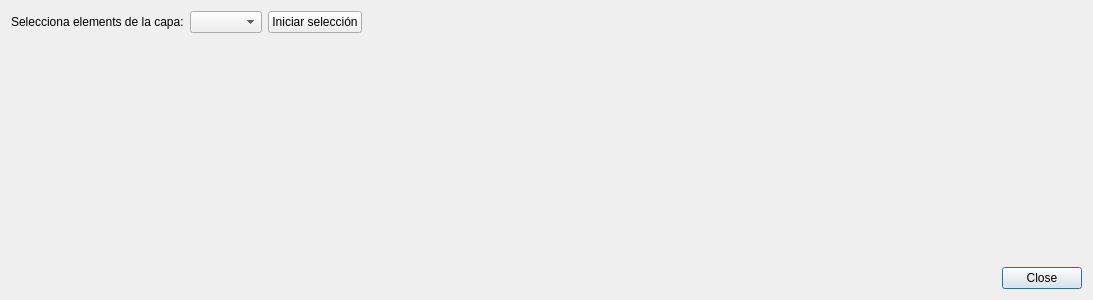
<?xml version="1.0" encoding="UTF-8"?>
<ui version="4.0">
 <class>Dialog</class>
 <widget class="QDialog" name="Dialog">
  <property name="geometry">
   <rect>
    <x>0</x>
    <y>0</y>
    <width>1093</width>
    <height>300</height>
   </rect>
  </property>
  <property name="windowTitle">
   <string>Dialog</string>
  </property>
  <layout class="QGridLayout" name="gridLayout">
   <item row="4" column="1">
    <spacer name="verticalSpacer">
     <property name="orientation">
      <enum>Qt::Vertical</enum>
     </property>
     <property name="sizeHint" stdset="0">
      <size>
       <width>20</width>
       <height>40</height>
      </size>
     </property>
    </spacer>
   </item>
   <item row="5" column="1">
    <layout class="QHBoxLayout" name="horizontalLayout_2">
     <item>
      <spacer name="horizontalSpacer">
       <property name="orientation">
        <enum>Qt::Horizontal</enum>
       </property>
       <property name="sizeHint" stdset="0">
        <size>
         <width>40</width>
         <height>20</height>
        </size>
       </property>
      </spacer>
     </item>
     <item>
      <widget class="QPushButton" name="btn_close">
       <property name="text">
        <string>Close</string>
       </property>
      </widget>
     </item>
    </layout>
   </item>
   <item row="2" column="1">
    <layout class="QHBoxLayout" name="horizontalLayout_3">
     <item>
      <widget class="QLabel" name="label">
       <property name="text">
        <string>Selecciona elements de la capa:</string>
       </property>
      </widget>
     </item>
     <item>
      <widget class="QComboBox" name="cmb_layers"/>
     </item>
     <item>
      <widget class="QPushButton" name="btn_selection">
       <property name="text">
        <string>Iniciar selección</string>
       </property>
      </widget>
     </item>
     <item>
      <spacer name="horizontalSpacer_2">
       <property name="orientation">
        <enum>Qt::Horizontal</enum>
       </property>
       <property name="sizeHint" stdset="0">
        <size>
         <width>40</width>
         <height>20</height>
        </size>
       </property>
      </spacer>
     </item>
    </layout>
   </item>
   <item row="3" column="1">
    <widget class="QLabel" name="lbl_selected_items">
     <property name="text">
      <string/>
     </property>
    </widget>
   </item>
  </layout>
 </widget>
 <resources/>
 <connections/>
</ui>
